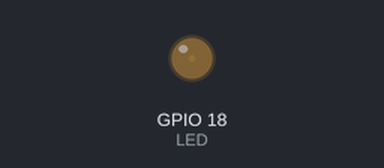
A program run on a simulated Raspberry Pi (BCM pin numbers). Parts: output pins drawn as LEDs (lit = HIGH).

Above: at 0.05 s.
At 2.35 s:
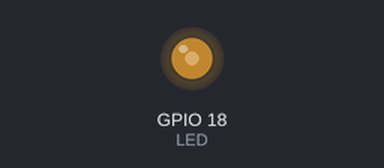
At 4.65 s:
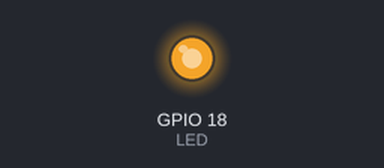
At 9.25 s:
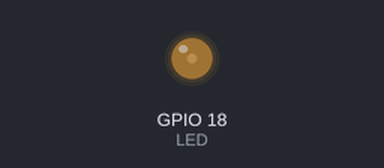
Timing chart, 0 to 13.3 s (numbered marks = the images above):
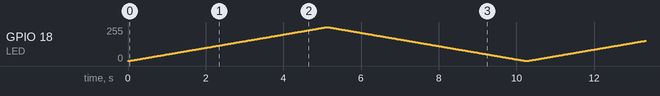

The program:

pwmLED5.py
```python
import RPi.GPIO as GPIO
import time

LED = 18

GPIO.setmode(GPIO.BCM)
GPIO.setwarnings(False)
GPIO.setup(LED, GPIO.OUT)

pwm = GPIO.PWM(LED, 100)
pwm.start(0)

try :
    while True :
        for value in range(0, 1024):
            pwm.ChangeDutyCycle(value / 10.23)
            time.sleep(0.005)
        for value in range(1023, 0, -1):
            pwm.ChangeDutyCycle(value / 10.23)
            time.sleep(0.005)
except :
    pwm.stop()
    GPIO.cleanup()
```
